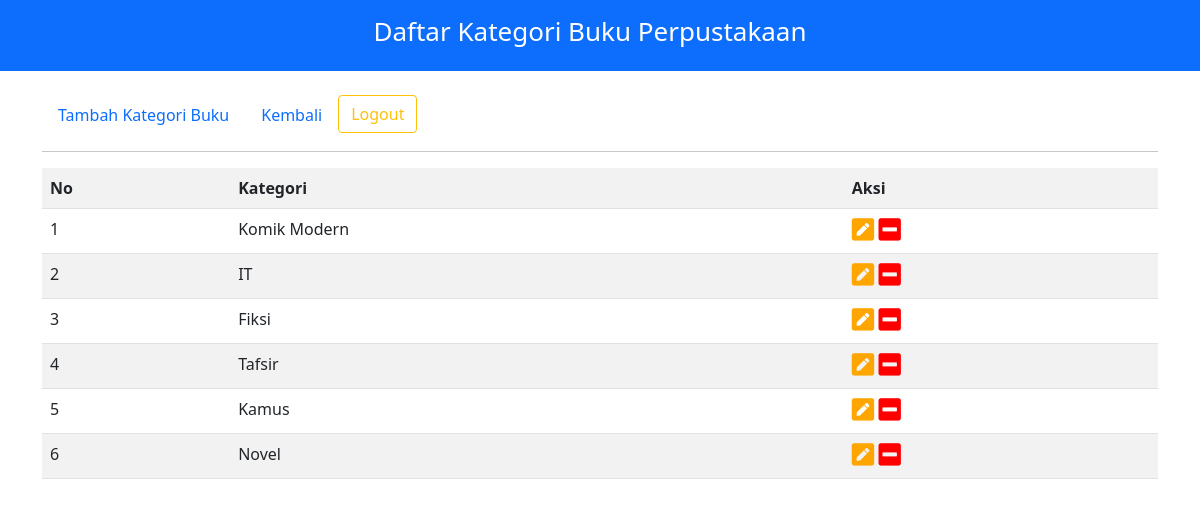
The page /admin/kategori-buku/kategori-buku.php on the database its author committed.
### tables this page shows
CREATE TABLE `tb_kategori_buku` (
  `id` int(11) NOT NULL,
  `nama_kategori` varchar(20) NOT NULL
);

### admin/kategori-buku/kategori-buku.php (the view, shortened to what this page needs)
<!DOCTYPE html>
<html lang="en">
<head>
    <link rel="stylesheet" href="../../styles/css/all.css">
    <link rel="stylesheet" href="../../styles/bootstrap.min.css">
    <link rel="stylesheet" href="../../styles/styles.css">
</head>
<body>
<div class="container-fluid bg-primary text-white p-3 text-center d-flex  justify-content-center fixed-top main-book">
        <div class="title"><h1>Daftar Kategori Buku Perpustakaan</h1></div>
    </div>
    <div class="container main-book">
        <ul class="nav nav-pills mt-4">
        <li class="nav-item">
            <a class="nav-link" aria-current="page" href="tambah-kategori-buku.php">Tambah Kategori Buku</a>
        </li>
        <li class="nav-item">
            <a class="nav-link" href="../index.php">Kembali</a>
        </li>
        <li class="nav-item">
            <form action="../../auth/logout.php" method="post">
            <button class="btn btn-outline-warning">Logout</button>
            </form>
        </li>
        </ul>
        <hr>
    </div>
    <div class="container table-responsive ">
    <table class="table table-striped">
    <tr>
        <th>No</th>
        <th>Kategori</th>
        <th>Aksi</th>
    </tr>
    <?php
    include '../../config/connection.php';
    $no = 1;
    $data = mysqli_query($connect, "SELECT * from tb_kategori_buku");
    while($row = mysqli_fetch_array($data)) {
        ?>
        <tr>
            <td><?php echo $no++ ?></td>
            <td><?php echo $row['nama_kategori'] ?></td>
            <td>
                <a href="edit-kategori-buku.php?id=<?php echo $row['id']; ?>"><i class="fas fa-pen-square" style="font-size:1.6em; color: orange;"></i></a>
                <a href="hapus-kategori-buku.php?id=<?php echo $row['id']; ?>"><i class="fas fa-minus-square" style="font-size:1.6em;color: red"></i></a>
            </td>
        </tr>
        <?php
    }
    ?>
    </table>
</div>
</body>
</html>

### styles/css/all.css (style rules this page uses)
.fa, .fas, .far, .fal, .fad, .fab { -moz-osx-font-smoothing: grayscale; -webkit-font-smoothing: antialiased; display: inline-block; font-style: normal; font-variant: normal; text-rendering: auto; line-height: 1; }
.fa-minus-square:before { content: "\f146"; }
.fa-pen-square:before { content: "\f14b"; }

### styles/styles.css (style rules this page uses)
.title h1 { padding-right: 20px; font-size: 26px !important; }
.title { display: flex; flex-wrap: wrap; flex-direction: column; align-content: center; justify-content: center; }
.main-book { position: relative; }

### rows shown on the page
tb_kategori_buku: nama_kategori "Komik Modern"
tb_kategori_buku: nama_kategori "IT"
tb_kategori_buku: nama_kategori "Fiksi"
tb_kategori_buku: nama_kategori "Tafsir"
tb_kategori_buku: nama_kategori "Kamus"
tb_kategori_buku: nama_kategori "Novel"
